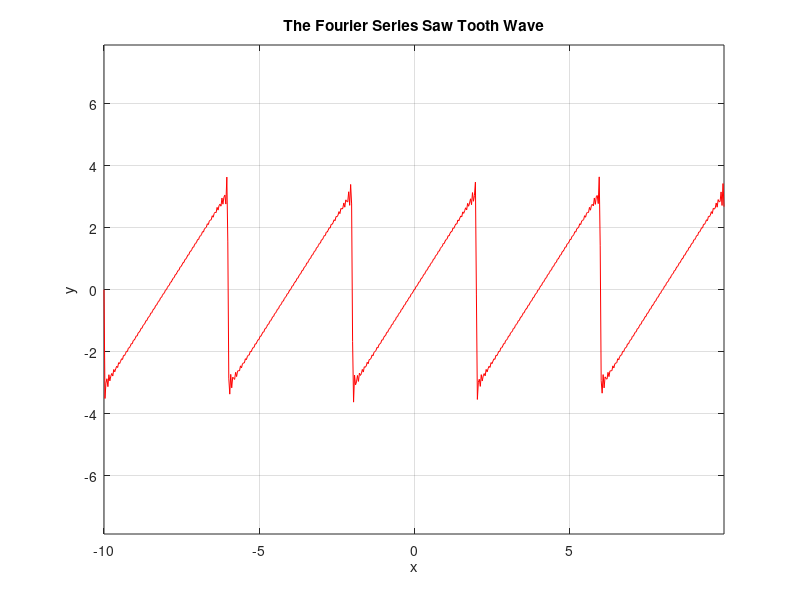
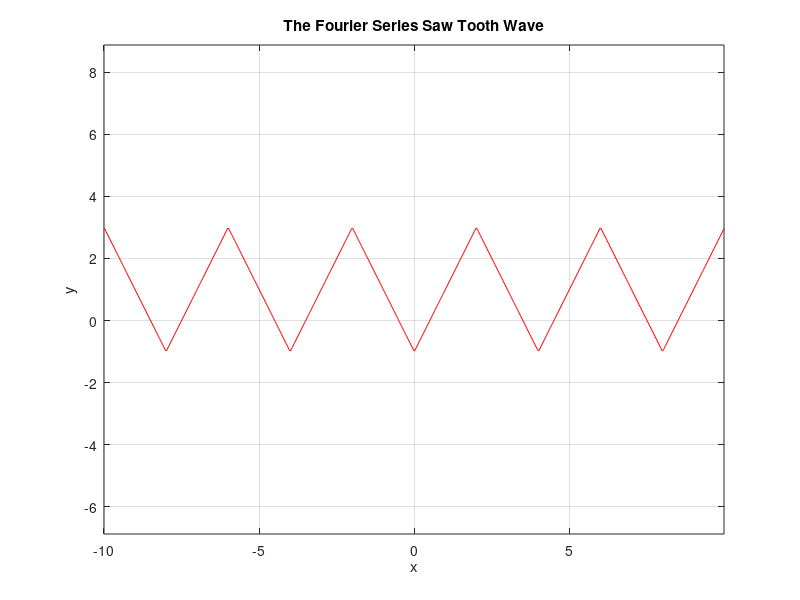

These charts were generated, in order, by the following MATLAB code:
%% ME 3001 - Mechanical Engineeing Analysis
%
% Tristan Hill - 7/28/2014 - 03/27/2024 - modified from Dr. Han
%
% Fourier Series Half Range Expansions
%% 

clear all
close all
clc

x=-10:0.01*pi:10;%create a range of x values
sum=0; %initialize the sum

%calculate the Sigma Series part of the function
n=50;
B=10;  %height of the wave  

a0=50/3;


p=5
for i=1:n
    
    
    single=-2*cos(i*pi)/i*sin(i*pi*x/2);
    
    sum=sum+single; %sum the series as you go 
    
end

sum=sum; %multiply by constant part of bn

figure(1)    % show the result alone
plot(x,sum,'r')
title('The Fourier Series Saw Tooth Wave')
xlabel('x')
ylabel('y')
axis equal
grid on

sum=0;
for i=1:n
    
    single=((-1)^i-1)/i^2*cos(i*pi*x/2);
    sum=sum+single; %sum the series as you go 
    
end

sum=1+8/pi^2*sum; %add a0 and multiply by constant bn

figure(2)    % show the result alone
plot(x,sum,'r')
axis equal
title('The Fourier Series Saw Tooth Wave')
xlabel('x')
ylabel('y')
grid on
